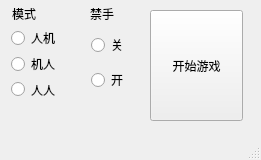
<?xml version="1.0" encoding="UTF-8"?>
<ui version="4.0">
 <class>MainWindow</class>
 <widget class="QMainWindow" name="MainWindow">
  <property name="geometry">
   <rect>
    <x>0</x>
    <y>0</y>
    <width>261</width>
    <height>160</height>
   </rect>
  </property>
  <property name="windowTitle">
   <string>MainWindow</string>
  </property>
  <widget class="QWidget" name="centralwidget">
   <widget class="QLabel" name="label">
    <property name="geometry">
     <rect>
      <x>12</x>
      <y>4</y>
      <width>30</width>
      <height>20</height>
     </rect>
    </property>
    <property name="text">
     <string>模式</string>
    </property>
   </widget>
   <widget class="QLabel" name="label_2">
    <property name="geometry">
     <rect>
      <x>90</x>
      <y>4</y>
      <width>30</width>
      <height>20</height>
     </rect>
    </property>
    <property name="text">
     <string>禁手</string>
    </property>
   </widget>
   <widget class="QPushButton" name="pushButton">
    <property name="geometry">
     <rect>
      <x>150</x>
      <y>10</y>
      <width>93</width>
      <height>111</height>
     </rect>
    </property>
    <property name="text">
     <string>开始游戏</string>
    </property>
   </widget>
   <widget class="QWidget" name="">
    <property name="geometry">
     <rect>
      <x>91</x>
      <y>28</y>
      <width>44</width>
      <height>71</height>
     </rect>
    </property>
    <layout class="QVBoxLayout" name="verticalLayout_2">
     <item>
      <widget class="QRadioButton" name="Mode_0">
       <property name="text">
        <string>关</string>
       </property>
      </widget>
     </item>
     <item>
      <widget class="QRadioButton" name="Mode_1">
       <property name="text">
        <string>开</string>
       </property>
      </widget>
     </item>
    </layout>
   </widget>
   <widget class="QWidget" name="">
    <property name="geometry">
     <rect>
      <x>11</x>
      <y>28</y>
      <width>70</width>
      <height>71</height>
     </rect>
    </property>
    <layout class="QVBoxLayout" name="verticalLayout">
     <item>
      <widget class="QRadioButton" name="Type_1">
       <property name="text">
        <string>人机</string>
       </property>
      </widget>
     </item>
     <item>
      <widget class="QRadioButton" name="Type_2">
       <property name="text">
        <string>机人</string>
       </property>
      </widget>
     </item>
     <item>
      <widget class="QRadioButton" name="Type_3">
       <property name="text">
        <string>人人</string>
       </property>
      </widget>
     </item>
    </layout>
   </widget>
  </widget>
  <widget class="QMenuBar" name="menubar">
   <property name="geometry">
    <rect>
     <x>0</x>
     <y>0</y>
     <width>261</width>
     <height>26</height>
    </rect>
   </property>
  </widget>
  <widget class="QStatusBar" name="statusbar"/>
 </widget>
 <resources/>
 <connections/>
</ui>
